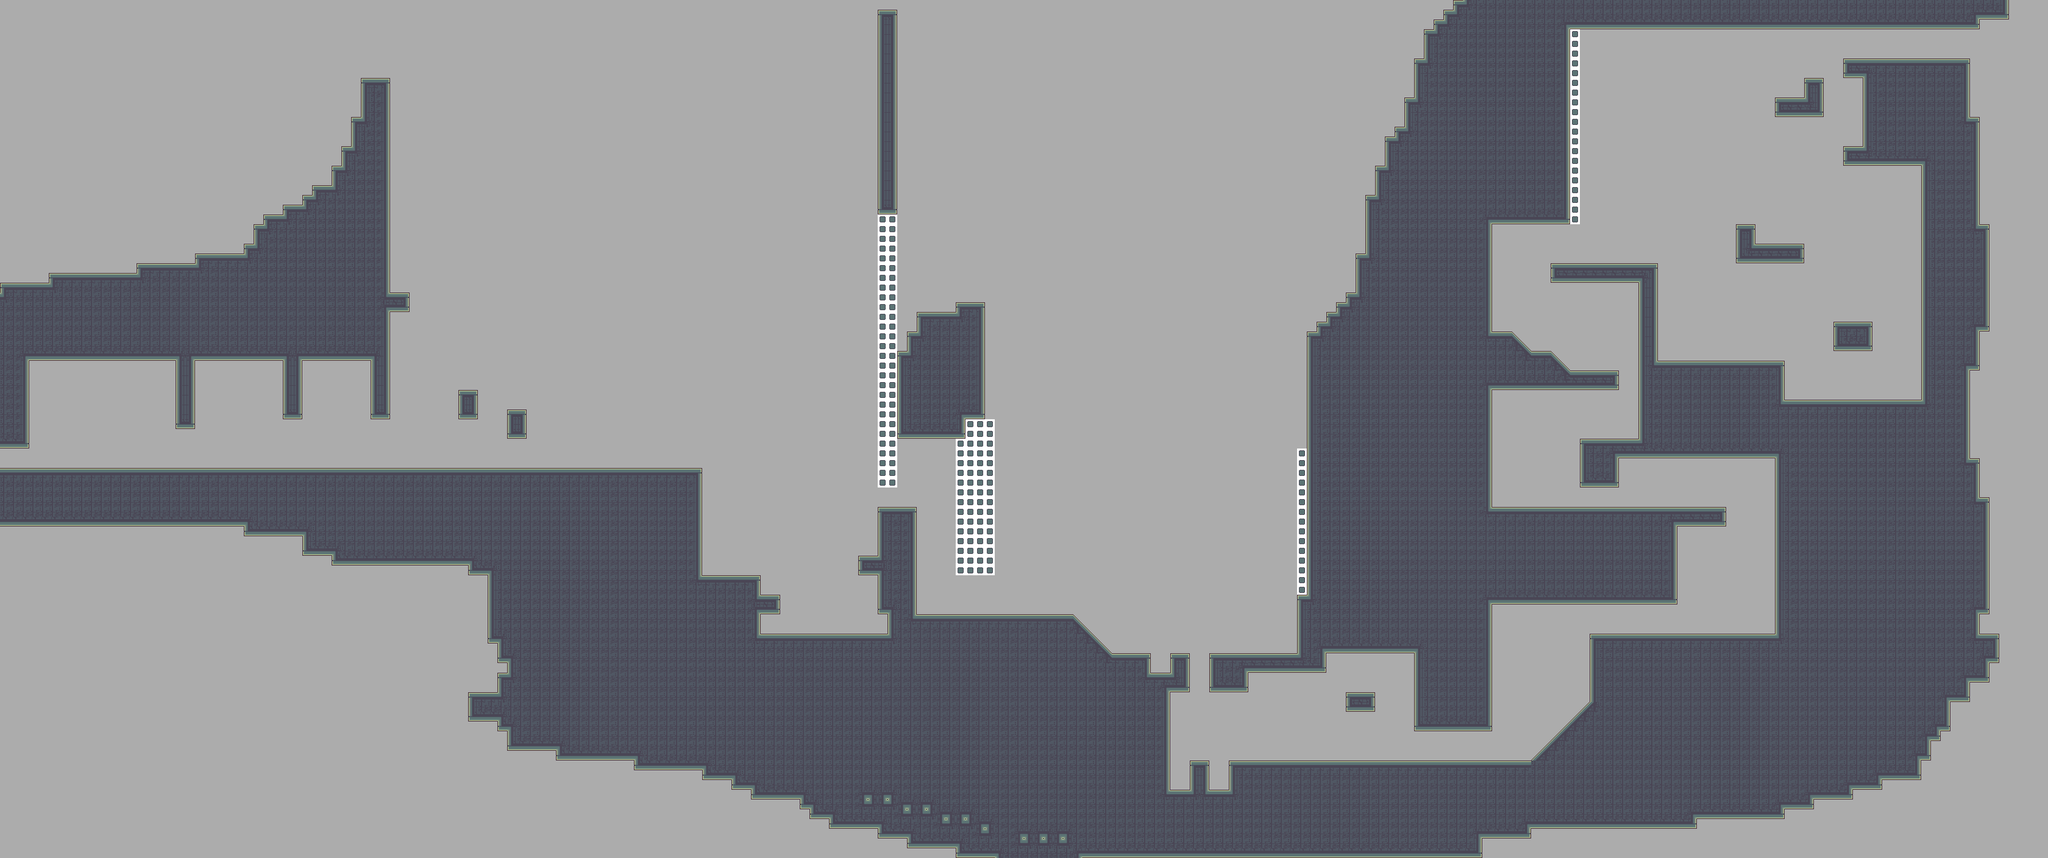

This is a level from a 2D game, rendered from its Tiled map with the project's own tilesets. A one-line summary and the map file follow, with tile-layer data summarised:
An orthogonal 210x88 tile map with 16x16 px tiles, 1 tile layer (Tile Layer 1), 1 hidden layer not drawn.

<map version="1.0" orientation="orthogonal" renderorder="right-down" width="210" height="88" tilewidth="16" tileheight="16" backgroundcolor="#acacac" nextobjectid="1">
 <tileset firstgid="1" name="0_GAUNTLET_SHORE" tilewidth="16" tileheight="16" tilecount="600" columns="20">
  <image source="../../../tileset/0_GAUNTLET_SHORE.png" width="320" height="480" />
  <terraintypes>
   <terrain name="Basic" tile="-1" />
   <terrain name="Thin_V" tile="-1" />
   <terrain name="Thin_H" tile="-1" />
   <terrain name="Eraser" tile="-1" />
  </terraintypes>
  <tile id="8" terrain=",,,3" />
  <tile id="9" terrain=",,3,3" />
  <tile id="10" terrain=",,3," />
  <tile id="11" terrain="3,3,3," />
  <tile id="12" terrain="3,3,,3" />
  <tile id="28" terrain=",3,,3" />
  <tile id="29" terrain="3,3,3,3" />
  <tile id="30" terrain="3,,3," />
  <tile id="31" terrain="3,,3,3" />
  <tile id="32" terrain=",3,3,3" />
  <tile id="48" terrain=",3,," />
  <tile id="49" terrain="3,3,," />
  <tile id="50" terrain="3,,," />
  <tile id="80" terrain=",,,0" />
  <tile id="81" terrain=",,0,0" />
  <tile id="82" terrain=",,0," />
  <tile id="88" terrain=",,,1" />
  <tile id="89" terrain=",,1,1" />
  <tile id="90" terrain=",,1," />
  <tile id="92" terrain=",,,2" />
  <tile id="93" terrain=",,2,2" />
  <tile id="94" terrain=",,2," />
  <tile id="100" terrain=",0,,0" />
  <tile id="101" terrain="0,0,0,0" />
  <tile id="102" terrain="0,,0," />
  <tile id="105" terrain="0,0,0," />
  <tile id="106" terrain="0,0,,0" />
  <tile id="108" terrain=",1,,1" />
  <tile id="109" terrain="1,1,1,1" />
  <tile id="110" terrain="1,,1," />
  <tile id="112" terrain=",2,,2" />
  <tile id="113" terrain="2,2,2,2" />
  <tile id="114" terrain="2,,2," />
  <tile id="120" terrain=",0,," />
  <tile id="121" terrain="0,0,," />
  <tile id="122" terrain="0,,," />
  <tile id="125" terrain="0,,0,0" />
  <tile id="126" terrain=",0,0,0" />
  <tile id="128" terrain=",1,," />
  <tile id="129" terrain="1,1,," />
  <tile id="130" terrain="1,,," />
  <tile id="132" terrain=",2,," />
  <tile id="133" terrain="2,2,," />
  <tile id="134" terrain="2,,," />
 </tileset>
 <imagelayer name="Image Layer 1" visible="0">
  <image source="../../../../_noncrypt_assets/pngexports/SHORE_G3.png" />
 </imagelayer>
 <layer name="Tile Layer 1" width="210" height="88">
  <data>[18480 cells, 6891 non-empty, 27 distinct tile ids]</data>
 </layer>
</map>
